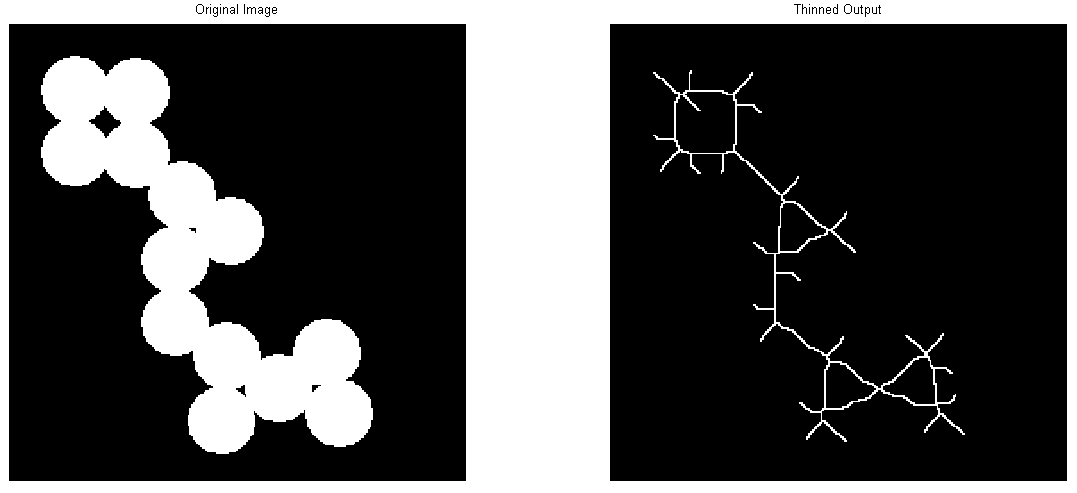
#> input picture 5.jpg, 1077 x 493 px
$ python Morphological.py
#> lines starting #> are read from the running program, lines starting #| are printed output that depends on the picture; after the words box and inside, x2 and y2 are one past the last pixel; in counts of white or black regions, pixels touching at a corner belong together
import cv2
import numpy as np
from matplotlib import pyplot as plt
img = cv2.imread('5.jpg',0)
#> img: shape (493, 1077); 30.4% white; 3 white regions, box (x1, y1, x2, y2) and area: (0, 0, 1077, 493) 112836, (41, 56, 373, 454) 45020, (653, 70, 965, 442) 3641
kernel = np.ones((3,3),np.uint8)

#Erosion
erosion = cv2.erode(img,kernel,iterations = 1)
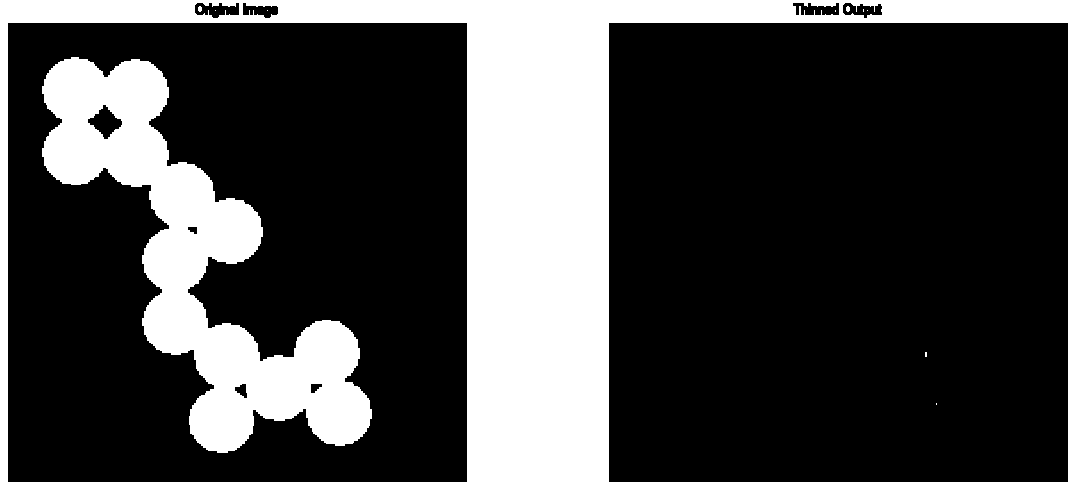
#> erosion: shape (493, 1077); 28.4% white; 11 white regions (7 under 20 px), largest, box (x1, y1, x2, y2) and area: (0, 0, 1077, 493) 108063, (42, 57, 372, 453) 42600, (198, 6, 202, 12) 20, (846, 6, 850, 12) 20
#Dilation
dilation = cv2.dilate(img,kernel,iterations = 1)
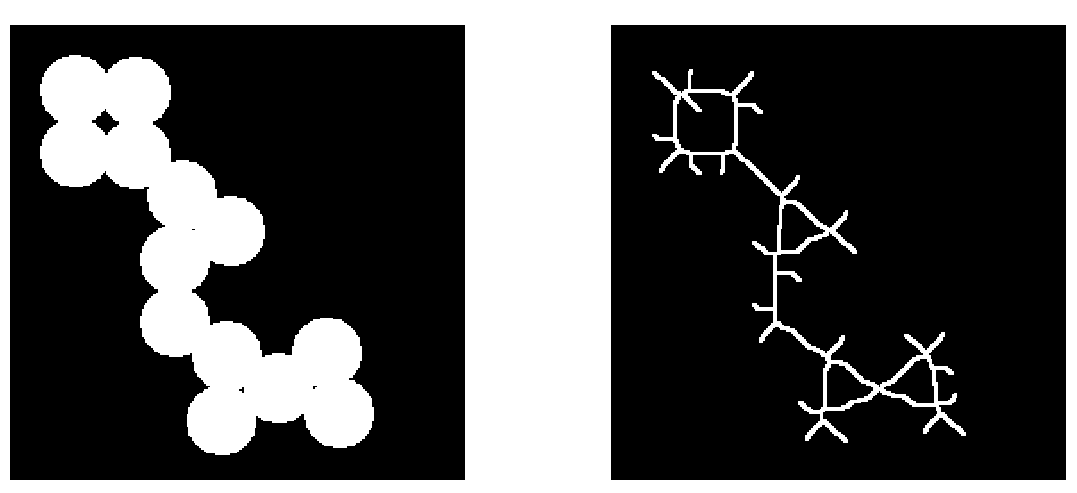
#> dilation: shape (493, 1077); 32.4% white; 3 white regions, box (x1, y1, x2, y2) and area: (0, 0, 1077, 493) 116911, (40, 55, 374, 455) 47396, (652, 69, 966, 443) 7623
#Openingn
opening = cv2.morphologyEx(img, cv2.MORPH_OPEN, kernel)
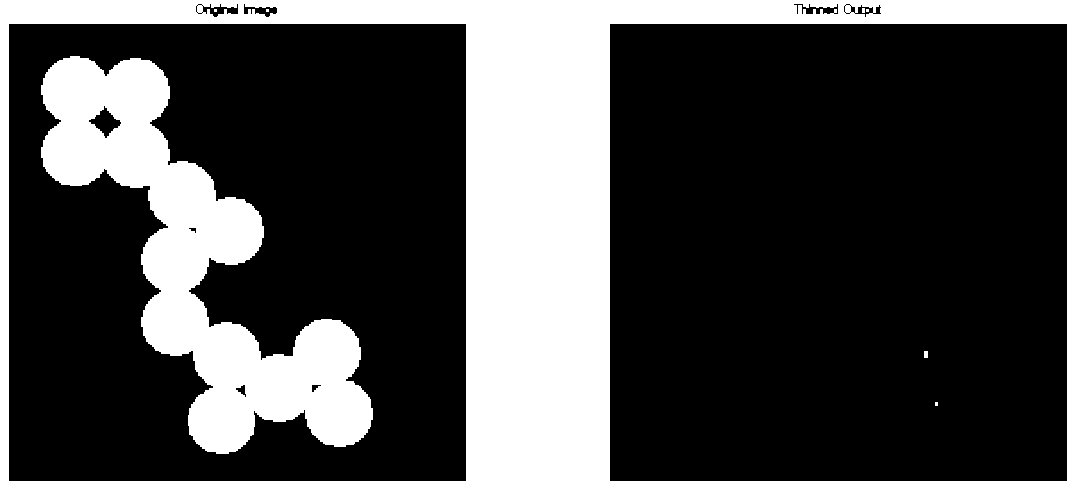
#> opening: shape (493, 1077); 29.7% white; 8 white regions (5 under 20 px), largest, box (x1, y1, x2, y2) and area: (0, 0, 1077, 493) 112447, (41, 56, 373, 454) 45020, (924, 351, 928, 358) 28
#Closing
closing = cv2.morphologyEx(img, cv2.MORPH_CLOSE, kernel)
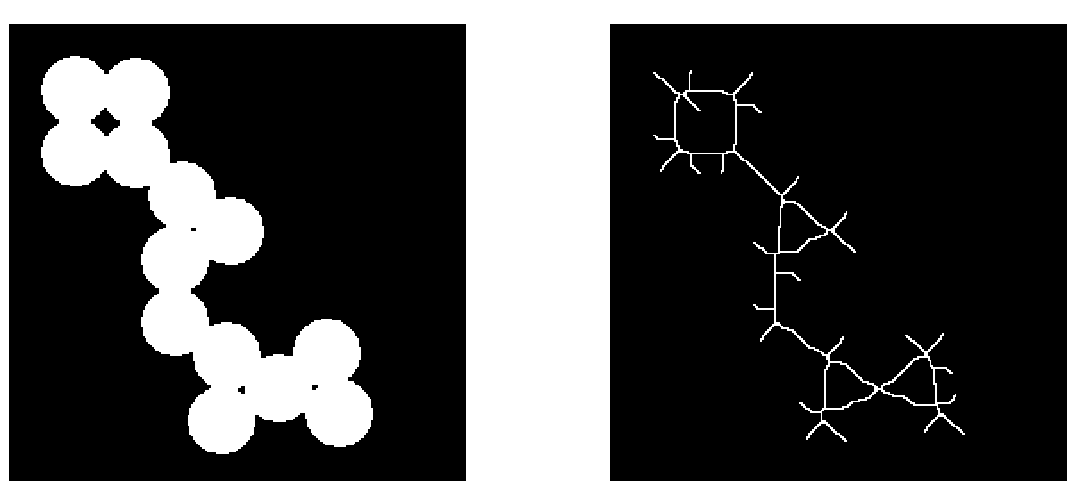
#> closing: shape (493, 1077); 30.5% white; 3 white regions, box (x1, y1, x2, y2) and area: (0, 0, 1077, 493) 113263, (41, 56, 373, 454) 45120, (653, 70, 965, 442) 3673


plt.subplot(3,2,1),plt.imshow(img,cmap = 'gray')
plt.title('Original'), plt.xticks([]), plt.yticks([])
plt.subplot(3,2,2),plt.imshow(erosion,cmap = 'gray')
plt.title('Erosion'), plt.xticks([]), plt.yticks([])
plt.subplot(3,2,3),plt.imshow(dilation,cmap = 'gray')
plt.title('Dilation'), plt.xticks([]), plt.yticks([])
plt.subplot(3,2,4),plt.imshow(opening,cmap = 'gray')
plt.title('Opening'), plt.xticks([]), plt.yticks([])
plt.subplot(3,2,5),plt.imshow(closing,cmap = 'gray')
plt.title('Closing'), plt.xticks([]), plt.yticks([])
plt.show()

$ run again, with 4.jpg copied over 5.jpg
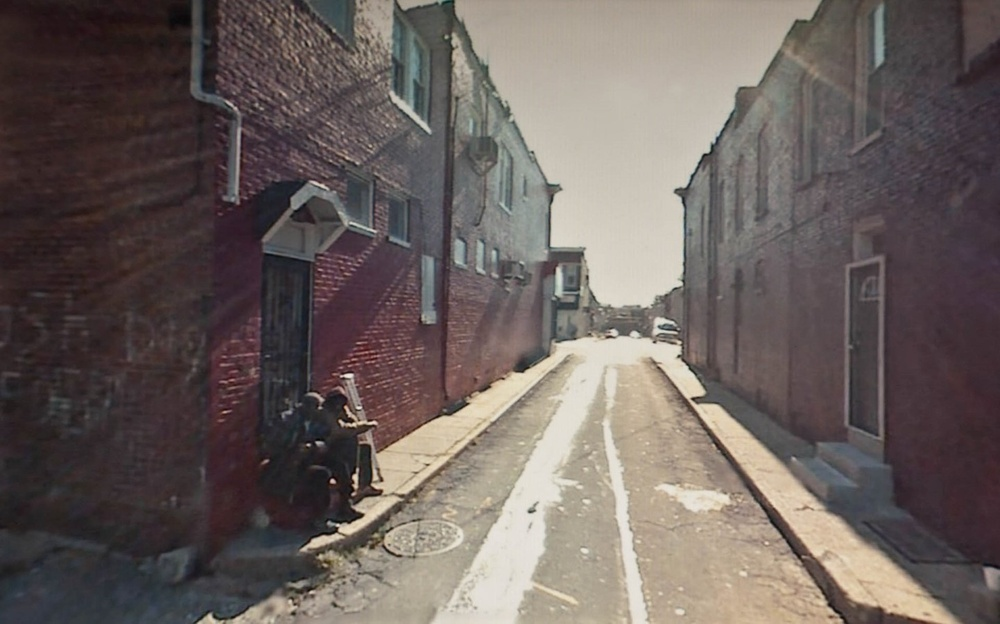
#> input picture 4.jpg, 1000 x 624 px, shrunk from 1442 x 900 before the run
#> `erosion = cv2.erode(img,kernel,iterations = 1)`:
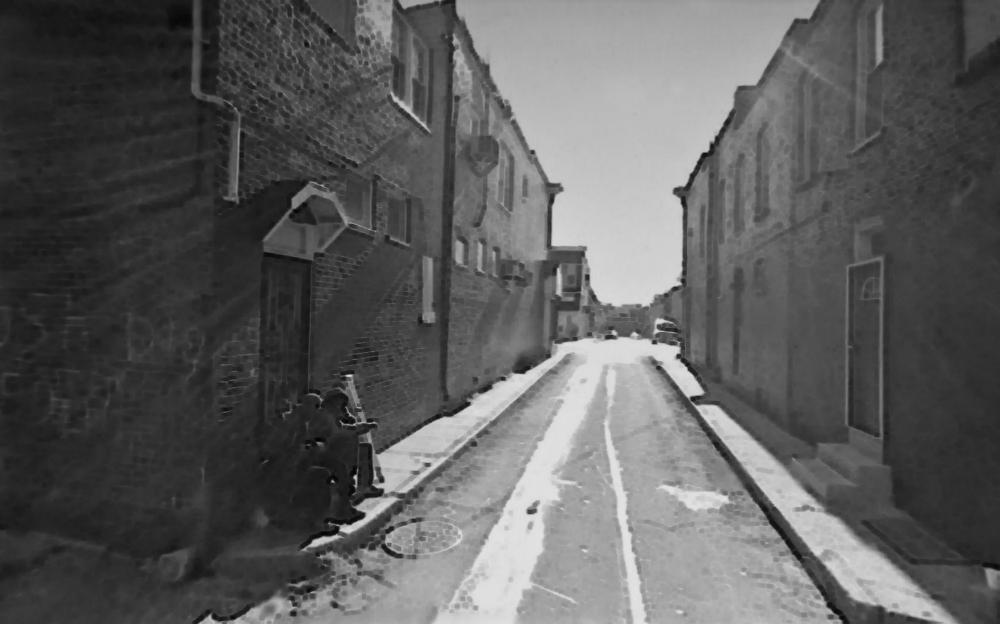
#> erosion: shape (624, 1000); min 3, max 227, mean 93.2
#> `dilation = cv2.dilate(img,kernel,iterations = 1)`:
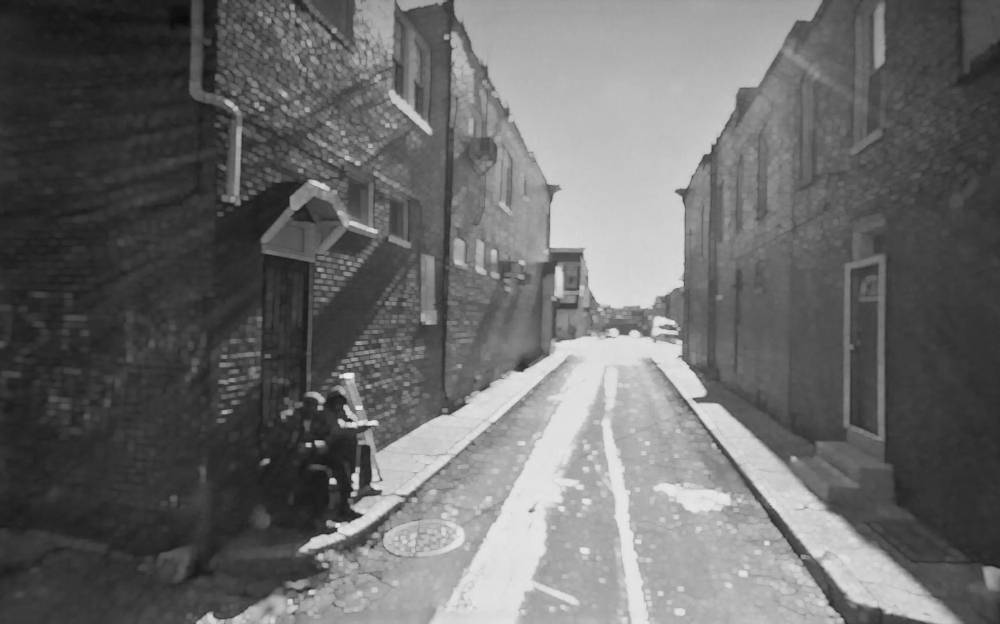
#> dilation: shape (624, 1000); min 10, max 234, mean 105.6

$ run again, with 7.jpg copied over 5.jpg
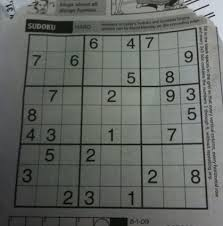
#> input picture 7.jpg, 223 x 226 px
#> `erosion = cv2.erode(img,kernel,iterations = 1)`:
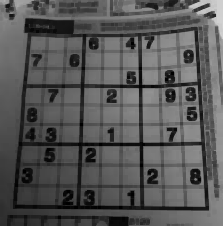
#> erosion: shape (226, 223); min 0, max 210, mean 86.3
#> `closing = cv2.morphologyEx(img, cv2.MORPH_CLOSE, kernel)`:
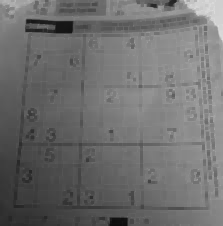
#> closing: shape (226, 223); min 12, max 221, mean 109.9
